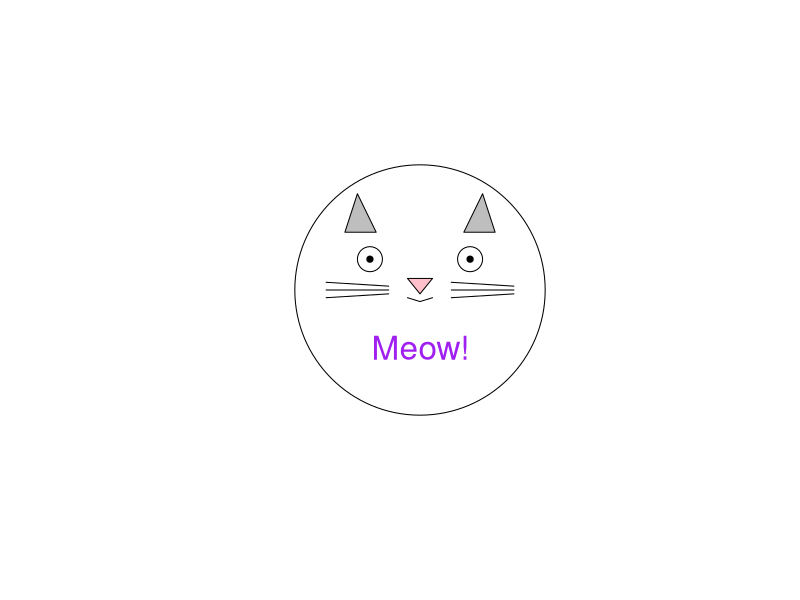

Reproduce this figure in R.
# Plot a simple cat using base R graphics

# Create a blank plot
plot(1, 1, type = "n", xlim = c(0, 10), ylim = c(0, 10), xlab = "", ylab = "", axes = FALSE)

# Draw the cat's face (circle)
symbols(5, 5, circles = 2, add = TRUE, inches = FALSE)

# Draw the eyes (small circles)
symbols(c(4.2, 5.8), c(5.8, 5.8), circles = c(0.2, 0.2), add = TRUE, inches = FALSE, fg = "black")

# Draw pupils
symbols(c(4.2, 5.8), c(5.8, 5.8), circles = c(0.05, 0.05), add = TRUE, inches = FALSE, bg = "black")

# Draw the nose (triangle)
polygon(c(4.8, 5, 5.2), c(5.3, 4.9, 5.3), col = "pink")

# Draw whiskers (lines)
segments(3.5, 5, 4.5, 5)
segments(3.5, 4.8, 4.5, 4.9)
segments(3.5, 5.2, 4.5, 5.1)

segments(5.5, 5, 6.5, 5)
segments(5.5, 4.8, 6.5, 4.9)
segments(5.5, 5.2, 6.5, 5.1)

# Draw the mouth (curves)
lines(c(4.8, 5, 5.2), c(4.8, 4.7, 4.8), type = "l")

# Draw the ears (triangles)
polygon(c(3.8, 4.3, 4.0), c(6.5, 6.5, 7.5), col = "grey")
polygon(c(5.7, 6.2, 6.0), c(6.5, 6.5, 7.5), col = "grey")

# Optional: Add text label for fun
text(5, 3.5, "Meow!", cex = 2, col = "purple")
